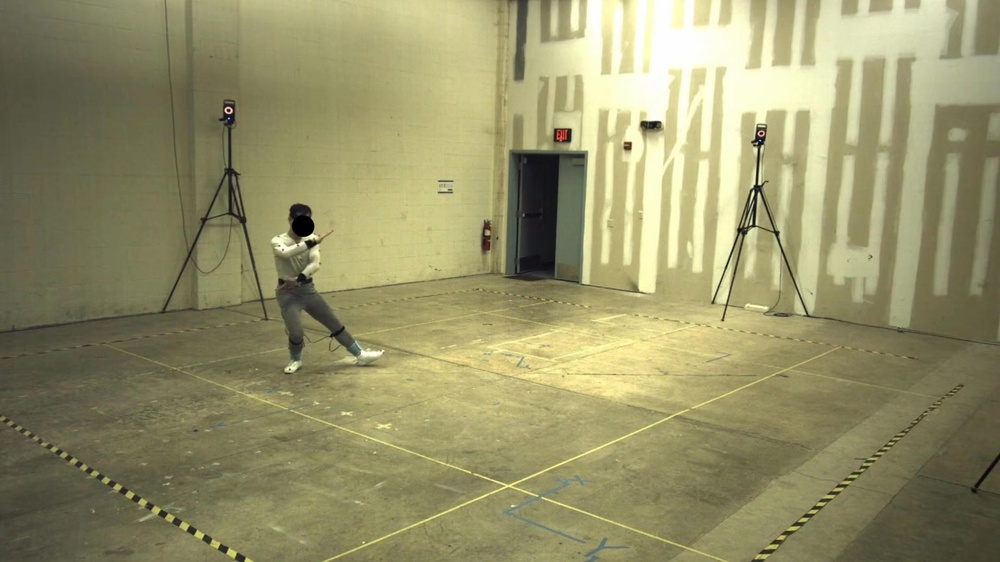
%> input picture Project2DataFiles/im1corrected.jpg, 1000 x 562 px, shrunk from 1920 x 1080 before the run
$ octave extraCredit1.m   (GNU Octave 9; MATLAB toolbox functions it lacks are replaced by stand-ins)
%> lines starting %> are read from the running program, lines starting %| are printed output that depends on the picture
### cropView.m
function [croppedImage, croppedCam] = cropView(image, cam, rect)
    % cropView Crop an image and update the camera intrinsics to match
    % image: image to crop
    % cam: camera parameters for the image
    % rect: cropping rectangle [col, row, width, height], where (col, row) is
    %       the upper left pixel kept from the original image
    % croppedImage: the cropped image
    % croppedCam: camera parameters that project into the cropped image's pixels

    % 1. Crop the image
    % 2. Shift the principal point by the crop offset
    % 3. Rebuild Kmat from the shifted principal point

    col = rect(1);
    row = rect(2);
    width = rect(3);
    height = rect(4);

    % 1. Crop the image
    croppedImage = image(row:row + height - 1, col:col + width - 1, :);

    % 2. Shift the principal point
    % pixel (col, row) in the original becomes pixel (1, 1) in the crop, so every
    % pixel moves by the same offset:
    %   u_crop = u - (col - 1),  v_crop = v - (row - 1)
    % Cropping only moves the image origin, so focal length and skew don't change.
    % Only the principal point (the pixel where the optical axis hits the image) moves
    offset = [col - 1, row - 1];
    croppedCam = cam;
    croppedCam.prinpoint = cam.prinpoint - offset;

    % 3. Rebuild Kmat (same construction as task3_1.m)
    % this equals A * Kmat with A = [1 0 -(col-1); 0 1 -(row-1); 0 0 1]
    croppedCam.Kmat = [cam.foclen, cam.skew, croppedCam.prinpoint(1);
        0, cam.foclen, croppedCam.prinpoint(2);
        0, 0, 1];
end

### projectPoints3Dto2D.m
function points2D = projectPoints3Dto2D(points3D, camera)
    % PROJECTPOINTS3DTO2D Project 3D world points into pixel coordinates
    % points3D: 3xN world points
    % camera: camera parameters
    % points2D: 2xN coordinates [u, v]

    % 1. Make the 3D points homogeneous
    % 2. Apply the pinhole camera chain (world to camera to homogeneous pixels)
    % 3. Perform homogeneous division to obtain pixel coordinates
    % 4. Return 2D points

    % 1. Make the 3D points homogeneous
    pointsHomogeneous = [points3D; ones(1, size(points3D, 2))];

    % 2. Apply the pinhole camera chain
    projected = camera.Kmat * camera.Pmat * pointsHomogeneous;

    % 3. Perform homogeneous division to obtain pixel coordinates
    points2D = projected(1:2, :) ./ projected(3, :);

end

### computeFundamental.m
function [F, E, R, T] = computeFundamental(cam1, cam2)
    % computeFundamental Compute the fundamental matrix from known camera calibration
    % cam1, cam2: camera parameters for view 1 and view 2
    % F: 3x3 fundamental matrix such that p2' * F * p1 = 0 (pixel coordinates)
    % E: 3x3 essential matrix such that x2' * E * x1 = 0 (camera coordinates)
    % R: rotation taking camera 1 axes to camera 2 axes
    % T: location of camera 2 in camera 1 coordinates

    % 1. Find the rotation and translation of camera 2 relative to camera 1
    % 2. Build the skew-symmetric matrix S from T
    % 3. Combine them into the essential matrix E = R S
    % 4. Convert E into pixel coordinates using the K matrices

    R1 = cam1.Rmat; % world to camera 1 rotation
    R2 = cam2.Rmat; % world to camera 2 rotation
    C1 = cam1.position'; % camera 1 center in world coordinates (3x1)
    C2 = cam2.position'; % camera 2 center in world coordinates (3x1)

    % 1. Relative rotation and translation

    % R: rotation from camera 1 coordinates to camera 2 coordinates
    % R1 rotates world coordinates into camera 1 coordinates
    % R1' reverses that conversion (a rotation's transpose is its inverse): camera 1 to world
    % R2 then rotates world into camera 2, so R2 * R1' goes camera 1 -> world -> camera 2
    % (read right to left, since R1' acts on the vector first)
    R = R2 * R1';

    % T: camera 2's position as seen from camera 1
    % C2 - C1 is the arrow from camera 1 to camera 2 in world coordinates,
    % and R1 rotates that arrow into camera 1 coordinates
    T = R1 * (C2 - C1);

    % 2. Skew-symmetric matrix so that S * x = cross(T, x)
    S = [0, -T(3), T(2);
        T(3), 0, -T(1);
        -T(2), T(1), 0];

    % 3. Essential matrix
    E = R * S;

    % 4. Fundamental matrix: F = K2^-T * E * K1^-1
    F = inv(cam2.Kmat)' * E * inv(cam1.Kmat);

    % F is only defined up to scale, so normalize it for readability
    F = F / norm(F, 'fro');
end

### drawEpipolarLines.m
function drawEpipolarLines(image, lines, points, titleText)
    % drawEpipolarLines Draw epipolar lines and their matching points on an image
    % image: image to draw on
    % lines: 3xN line coefficients [a; b; c] with a*u + b*v + c = 0
    % points: 2xN pixel locations [u; v] that should lie on the lines
    % titleText: title of the plot

    [height, width, ~] = size(image);
    colors = hsv(size(lines, 2)); % distinct color for each line/point pair

    imshow(image);
    hold on;
    for i = 1:size(lines, 2)
        a = lines(1, i);
        b = lines(2, i);
        c = lines(3, i);

        % solve for whichever coordinate keeps the line well conditioned
        if abs(b) > abs(a)
            u = [1, width];
            v = -(a * u + c) / b;
        else
            v = [1, height];
            u = -(b * v + c) / a;
        end

        plot(u, v, '-', 'Color', colors(i, :), 'LineWidth', 1.5);
        plot(points(1, i), points(2, i), 'o', 'Color', colors(i, :), ...
            'MarkerFaceColor', colors(i, :), 'MarkerSize', 6);
    end
    title(titleText);
    hold off;
end

### extraCredit1.m
%{
Script that crops both views tightly around the person, updates the camera
intrinsics and F matrix for the cropped views, and checks both.
Steps 1-3: Taken from task3_5.m
Step 4: Pick a cropping rectangle around the person in each view
Step 5: Crop the images, save them as new files, and update the cameras
Step 6: Check 3D to 2D projection in the cropped views
Step 7: Compute F for the cropped views and check its epipolar lines
%}

% 1. Load camera parameters
ParametersV1 = load(fullfile("Project2DataFiles", "Parameters_V1_1.mat"));
ParametersV2 = load(fullfile("Project2DataFiles", "Parameters_V2_1.mat"));

cam1 = ParametersV1.Parameters;
cam2 = ParametersV2.Parameters;

% 2. Load 3D points
points3DData = load(fullfile("Project2DataFiles", "mocapPoints3D.mat"));
points3D = points3DData.pts3D;

% 3. Read the two corrected images and project the 3D points into each
imageV1 = imread(fullfile("Project2DataFiles", "im1corrected.jpg"));
%> imageV1 is the input picture: size 562x1000x3 uint8; mean R, G, B 149.6, 145.9, 105.2
imageV2 = imread(fullfile("Project2DataFiles", "im2corrected.jpg"));
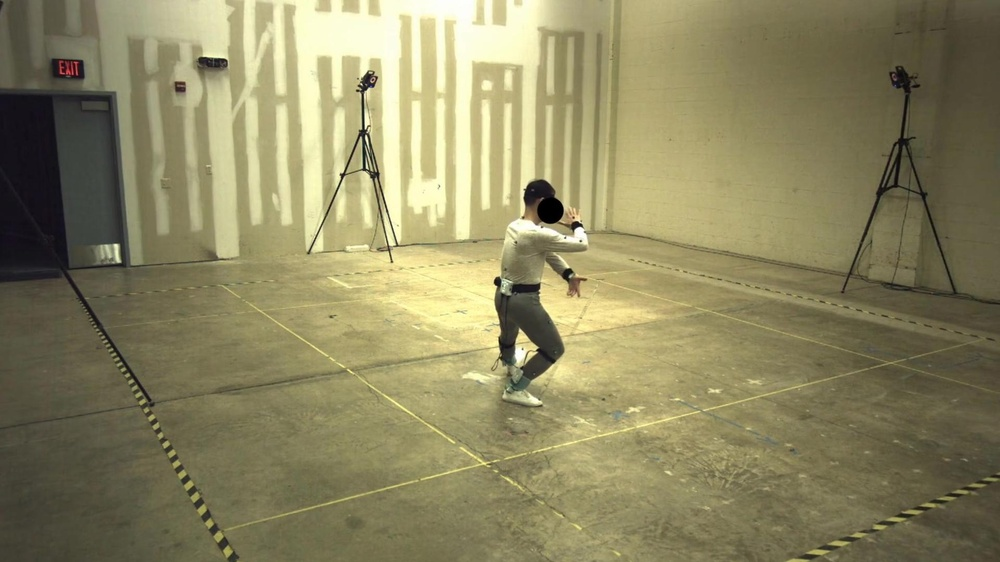
%> input picture Project2DataFiles/im2corrected.jpg, 1000 x 562 px, shrunk from 1920 x 1080 before the run
%> imageV2 is the input picture: size 562x1000x3 uint8; mean R, G, B 140.5, 134.7, 97.3

points2DV1 = projectPoints3Dto2D(points3D, cam1);
points2DV2 = projectPoints3Dto2D(points3D, cam2);

% 4. Pick a cropping rectangle around the person in each view
% The projected mocap points outline the body, so take their bounding box and pad
% it so the head, hands, and feet (which extend past the markers) stay in frame
% The boundingRect function is defined further down this file
padding = 100; % pixels
rect1 = boundingRect(points2DV1, padding, size(imageV1));
%> rect1 = [433 304 401 259]
rect2 = boundingRect(points2DV2, padding, size(imageV2));
%> rect2 = [853 264 148 299]

fprintf('Crop rectangle view 1 [col, row, width, height]: [%d, %d, %d, %d]\n', rect1);
%| Crop rectangle view 1 [col, row, width, height]: [433, 304, 401, 259]
fprintf('Crop rectangle view 2 [col, row, width, height]: [%d, %d, %d, %d]\n', rect2);
%| Crop rectangle view 2 [col, row, width, height]: [853, 264, 148, 299]

% 5. Crop the images and update the cameras, saving the crops as new files
[croppedV1, croppedCam1] = cropView(imageV1, cam1, rect1);
%> in cropView, `croppedImage = image(row:row + height - 1, col:col + width - 1, :);`:
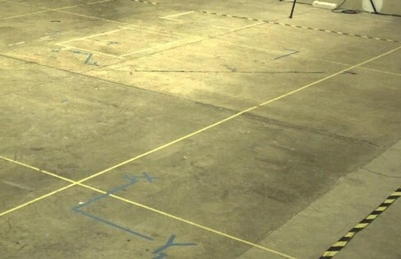
%> croppedImage: size 259x401x3 uint8; mean R, G, B 165.4, 158.8, 106.7
%> croppedCam1 = {foclen 1560.7, orientation [-0.273 0.707 -0.618 -0.209], position [-4479.6 5524.7 1899], prinpoint [535.5 245.7], radial [1.59e-07 3.02e-14], aspectratio 1}
[croppedV2, croppedCam2] = cropView(imageV2, cam2, rect2);
%> call 2 of cropView, with rect = [853 264 148 299]
%> in cropView (call 2), `croppedImage = image(row:row + height - 1, col:col + width - 1, :);`:
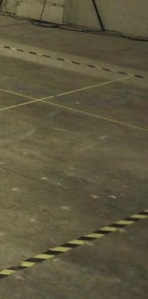
%> croppedImage: size 299x148x3 uint8; mean R, G, B 93.2, 87.6, 62.4
%> croppedCam2 = {foclen 1527.9, orientation [0.208 0.744 -0.607 0.186], position [4416.9 5513.8 1788.9], prinpoint [117.9 286.9], radial [1.58e-07 5.23e-14], aspectratio 1}

% No loss of quality
imwrite(croppedV1, fullfile("Project2DataFiles", "im1cropped.jpg"), 'Quality', 100);
imwrite(croppedV2, fullfile("Project2DataFiles", "im2cropped.jpg"), 'Quality', 100);

fprintf('Cropped Kmat (camera 1):\n');
disp(croppedCam1.Kmat);
%|    1.5607e+03            0   5.3554e+02
%|             0   1.5607e+03   2.4574e+02
%|             0            0   1.0000e+00
fprintf('Cropped Kmat (camera 2):\n');
disp(croppedCam2.Kmat);
%|    1.5279e+03            0   1.1789e+02
%|             0   1.5279e+03   2.8689e+02
%|             0            0   1.0000e+00

% 6. Check 3D to 2D projection in the cropped views
% project straight into the cropped views with the modified cameras
croppedPoints2DV1 = projectPoints3Dto2D(points3D, croppedCam1);
%> croppedPoints2DV1 = 39 columns, first 8: [165 143.6 147.5 127.5 129.5 122.1 141.5 146.7; 116.9 114.5 101.9 101.6 138.4 208.8 162.3 197.8]
croppedPoints2DV2 = projectPoints3Dto2D(points3D, croppedCam2);
%> croppedPoints2DV2 = 39 columns, first 8: [201 212.5 153.7 168.6 149.5 114.8 180.1 184.7; 116.7 116 101.2 102.7 153.4 253.5 181.3 226.7]

% these should equal the full-image projections shifted by the crop offset
shiftError1 = max(abs(croppedPoints2DV1 - (points2DV1 - [rect1(1) - 1; rect1(2) - 1])), [], 'all');
%> shiftError1 = 2.27e-13
shiftError2 = max(abs(croppedPoints2DV2 - (points2DV2 - [rect2(1) - 1; rect2(2) - 1])), [], 'all');
%> shiftError2 = 3.69e-13
fprintf('Max difference from shifted full-image projection (pixels): view 1 %g, view 2 %g\n', ...
    shiftError1, shiftError2);
%| Max difference from shifted full-image projection (pixels): view 1 2.27374e-13, view 2 3.69482e-13

figure;

subplot(1,2,1);
imshow(croppedV1);
hold on;
plot(croppedPoints2DV1(1,:), croppedPoints2DV1(2,:), 'r.', 'MarkerSize', 15);
title('Cropped camera 1 projection');

subplot(1,2,2);
imshow(croppedV2);
hold on;
plot(croppedPoints2DV2(1,:), croppedPoints2DV2(2,:), 'r.', 'MarkerSize', 15);
title('Cropped camera 2 projection');
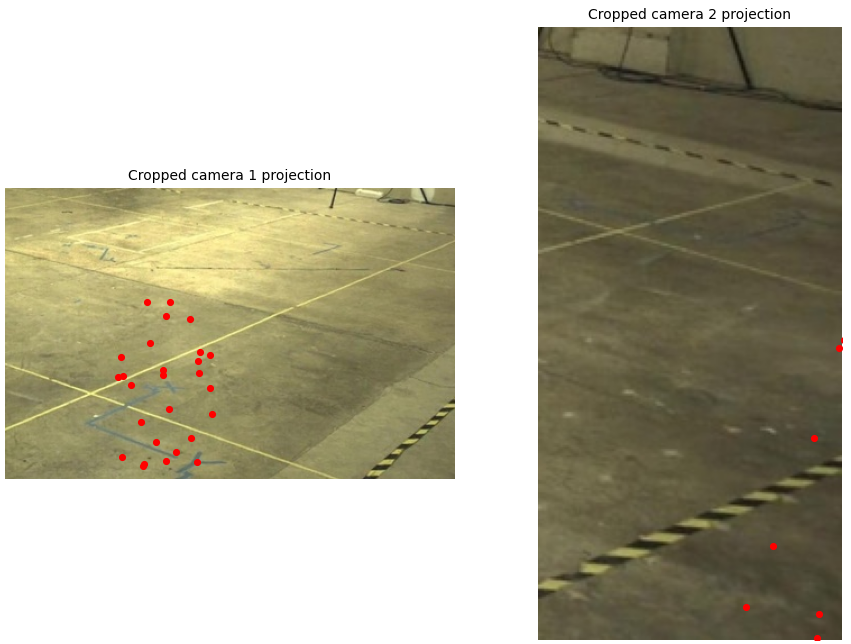
%> figure redrawn from the program's plot data, 2 panels

% 7. Compute F for the cropped views and check its epipolar lines
% Cropping only changes K, and E depends only on R and T, so E is unchanged.
% Passing the cropped cameras into computeFundamental gives
%   F_crop = inv(K2_crop)' * E * inv(K1_crop)
[croppedF, ~, ~, ~] = computeFundamental(croppedCam1, croppedCam2);
%> in computeFundamental, `R1 = cam1.Rmat;`: R1 = [-0.764 -0.644 0.0416; -0.128 0.0879 -0.988; 0.633 -0.76 -0.15]
%> in computeFundamental, `R2 = cam2.Rmat;`: R2 = [-0.844 0.536 0.0242; 0.0837 0.176 -0.981; -0.53 -0.826 -0.194]
%> in computeFundamental, `C1 = cam1.position';`: C1 = [-4479.6; 5524.7; 1899]
%> in computeFundamental, `C2 = cam2.position';`: C2 = [4416.9; 5513.8; 1788.9]
%> in computeFundamental, `R = R2 * R1';`: R = [0.3 0.131 -0.945; -0.218 0.974 0.0659; 0.929 0.186 0.321]
%> in computeFundamental, `T = R1 * (C2 - C1);`: T = [-6790.6; -1030.9; 5655.5]
%> in computeFundamental, `S = [0, -T(3), T(2); T(3), 0, -T(1); -T(2), T(1), 0];`: S = [0 -5655.5 -1030.9; 5655.5 0 6790.6; 1030.9 -6790.6 0]
%> in computeFundamental, `E = R * S;`: E = [-231.7 4716.9 581.6; 5574.5 787.1 6836.8; 1385.3 -7431.6 308.7]
%> in computeFundamental, `F = inv(cam2.Kmat)' * E * inv(cam1.Kmat);`: F = [-9.72e-05 0.00198 -0.0534; 0.00234 0.00033 3.14; 0.228 -5.09 108.5]
%> in computeFundamental, `F = F / norm(F, 'fro');`: F = [-8.94e-07 1.82e-05 -0.000492; 2.15e-05 3.04e-06 0.0289; 0.0021 -0.0468 0.998]
%> croppedF has the same summary as F in computeFundamental

fprintf('Fundamental matrix F for the cropped views:\n');
fprintf('%14.6e %14.6e %14.6e\n', croppedF'); % entries span many orders of magnitude
%|  -8.943685e-07   1.820492e-05  -4.915222e-04
%|   2.151487e-05   3.037862e-06   2.891260e-02
%|   2.102320e-03  -4.684169e-02   9.984815e-01

% the original F must not work on cropped pixels, which shows the update matters
F = computeFundamental(cam1, cam2);

p1 = [croppedPoints2DV1; ones(1, size(croppedPoints2DV1, 2))];
p2 = [croppedPoints2DV2; ones(1, size(croppedPoints2DV2, 2))];
fprintf('Mean distance of cropped points to their epipolar lines (pixels):\n');
fprintf('  cropped F:  %g\n', meanLineDistance(croppedF, p1, p2));
%> in meanLineDistance, `lines2 = F * p1;`: lines2 = 39 columns, first 8: [0.00149 0.00146 0.00123 0.00124 0.00191 0.0032 0.00234 0.00298; 0.0328 0.0323 0.0324 0.032 0.0321 0.0322 0.0324 0.0327; -4.13 -4.06 -3.47 -3.49 -5.21 -8.52 -6.3 -7.96]
%> in meanLineDistance, `lines1 = F' * p2;`: lines1 = 39 columns, first 8: [0.00443 0.00441 0.00414 0.00416 0.00527 0.00745 0.00584 0.00682; -0.0428 -0.0426 -0.0437 -0.0435 -0.0437 -0.044 -0.043 -0.0428; 4.27 4.25 3.85 3.88 5.36 8.27 6.15 7.46]
%> in meanLineDistance, `d2 = abs(sum(p2 .* lines2)) ./ sqrt(lines2(1,:).^2 + lines2(2,:).^2);`: d2 = 39 values, max 3.75e-13 at index 4, min 1.47e-13 at index 31, mean 2.68e-13
%> in meanLineDistance, `d1 = abs(sum(p1 .* lines1)) ./ sqrt(lines1(1,:).^2 + lines1(2,:).^2);`: d1 = 39 values, max 2.81e-13 at index 24, min 1.19e-13 at index 37, mean 2.02e-13
%> in meanLineDistance, `d = mean([d1, d2]);`: d = 2.35e-13
%|   cropped F:  2.35026e-13
fprintf('  original F: %g\n', meanLineDistance(F, p1, p2));
%|   original F: 149.646

idx = 1:5:size(points3D, 2); % every 5th point to keep the plots readable
linesInV2 = croppedF * p1(:, idx); % image 1 points -> epipolar lines in image 2
%> linesInV2 = [0.00149 0.0032 0.0026 0.00388 0.00237 0.00366 0.00608 0.00605; 0.0328 0.0322 0.0334 0.0323 0.0331 0.0329 0.0357 0.0327; -4.13 -8.52 -6.98 -10.28 -6.4 -9.71 -15.96 -15.85]
linesInV1 = croppedF' * p2(:, idx); % image 2 points -> epipolar lines in image 1
%> linesInV1 = [0.00443 0.00745 0.00616 0.00805 0.00567 0.00811 0.0112 0.0117; -0.0428 -0.044 -0.0431 -0.0413 -0.0419 -0.0441 -0.0434 -0.0423; 4.27 8.27 6.58 9.17 5.97 9.15 13.27 14.03]

figure;

% image 1 points with the epipolar lines from their matching image 2 points
subplot(1,2,1);
drawEpipolarLines(croppedV1, linesInV1, croppedPoints2DV1(:, idx), 'Cropped image 1: epipolar lines from image 2 points');
%> in drawEpipolarLines, `colors = hsv(size(lines, 2));`: colors = [1 0 0; 1 0.75 0; 0.5 1 0; 0 1 0.25; 0 1 1; 0 0.25 1; 0.5 0 1; 1 0 0.75]
%> the loop in drawEpipolarLines, `for i = 1:size(lines, 2)` made 8 passes
%> (a, b, c, v) on passes 1 to 8: (0.00443, -0.0428, 4.27, [99.89 141.3]), (0.00745, -0.044, 8.27, [188.3 256.1]), (0.00616, -0.0431, 6.58, [152.6 209.8]), (0.00805, -0.0413, 9.17, [222.3 300.3]), (0.00567, -0.0419, 5.97, [142.4 196.5]), (0.00811, -0.0441, 9.15, [207.4 281]), (0.0112, -0.0434, 13.27, [306.1 409.2]), (0.0117, -0.0423, 14.03, [331.6 442.3])

% image 2 points with the epipolar lines from their matching image 1 points
subplot(1,2,2);
drawEpipolarLines(croppedV2, linesInV2, croppedPoints2DV2(:, idx), 'Cropped image 2: epipolar lines from image 1 points');
%> the loop in drawEpipolarLines (call 2), `for i = 1:size(lines, 2)` made 8 passes
%> (a, b, c, v) on passes 1 to 8: (0.00149, 0.0328, -4.13, [125.8 119.1]), (0.0032, 0.0322, -8.52, [264.9 250.2]), (0.0026, 0.0334, -6.98, [209.1 197.6]), (0.00388, 0.0323, -10.28, [317.8 300.2]), (0.00237, 0.0331, -6.4, [193 182.5]), (0.00366, 0.0329, -9.71, [294.7 278.4]), (0.00608, 0.0357, -15.96, [446.5 421.5]), (0.00605, 0.0327, -15.85, [485.2 458])
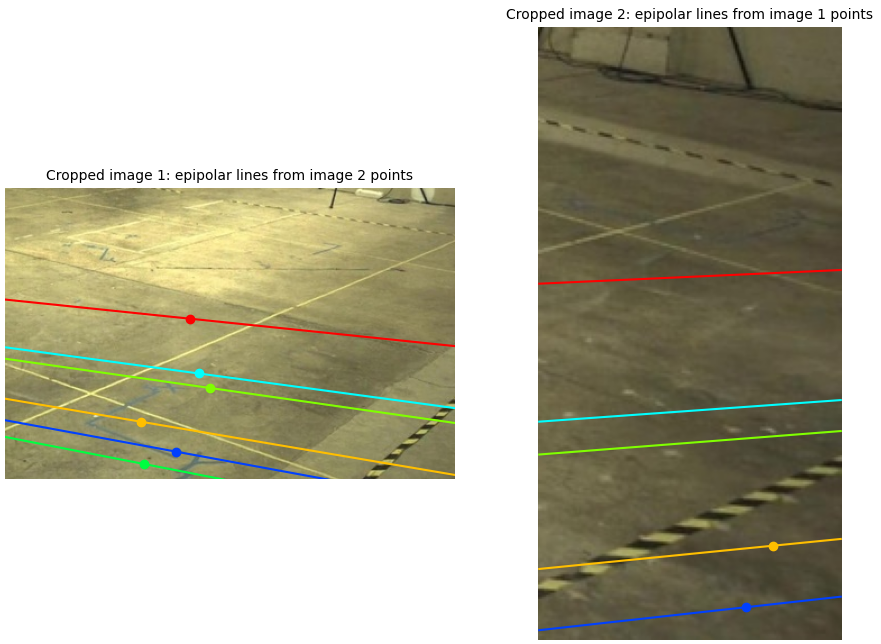
%> figure redrawn from the program's plot data, 2 panels


function rect = boundingRect(points, padding, imageSize)
    % boundingRect Padded bounding box of 2D points, clipped to the image
    % points: 2xN pixel locations [u; v]
    % padding: pixels added on every side
    % imageSize: size of the image, [height, width, ...]
    % rect: [col, row, width, height] with integer pixel values

    firstCol = max(1, floor(min(points(1,:)) - padding));
    firstRow = max(1, floor(min(points(2,:)) - padding));
    lastCol = min(imageSize(2), ceil(max(points(1,:)) + padding));
    lastRow = min(imageSize(1), ceil(max(points(2,:)) + padding));

    rect = [firstCol, firstRow, lastCol - firstCol + 1, lastRow - firstRow + 1];
end

function d = meanLineDistance(F, p1, p2)
    % meanLineDistance Mean point-to-epipolar-line distance over both images
    % F: fundamental matrix with p2' * F * p1 = 0
    % p1, p2: 3xN homogeneous matching points in image 1 and image 2
    % d: mean distance in pixels, using |a*u + b*v + c| / sqrt(a^2 + b^2)

    lines2 = F * p1;
    lines1 = F' * p2;
    d2 = abs(sum(p2 .* lines2)) ./ sqrt(lines2(1,:).^2 + lines2(2,:).^2);
    d1 = abs(sum(p1 .* lines1)) ./ sqrt(lines1(1,:).^2 + lines1(2,:).^2);
    d = mean([d1, d2]);
end
